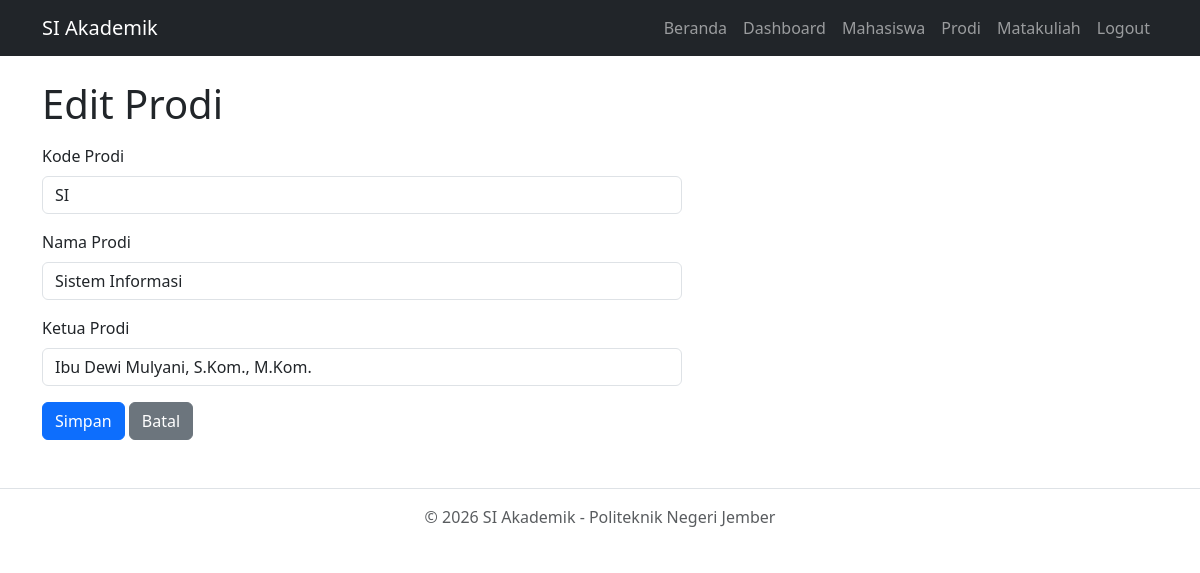
The app's page /prodi/edit/2 (signed in) with its own data.
### tables this page shows
CREATE TABLE IF NOT EXISTS prodi (
    id         INT AUTO_INCREMENT PRIMARY KEY,
    kode       VARCHAR(10)  NOT NULL,
    nama       VARCHAR(100) NOT NULL,
    ka_prodi   VARCHAR(100) DEFAULT NULL
);

### app/Core/Controller.php (called while the page is built, shortened)
<?php
class Controller
{
    protected function view(string $view, array $data = []): void
    {
        require __DIR__ . '/../Views/layouts/main.php';
    }
}

### app/Controllers/ProdiController.php (called while the page is built, shortened)
<?php
require_once __DIR__ . '/../Core/Controller.php';
require_once __DIR__ . '/../Services/ProdiService.php';
class ProdiController extends Controller
{
    private ProdiService $service;
    public function __construct(?ProdiService $service = null)
    {
        $this->service = $service ?? new ProdiService(Database::getInstance());
    }
    public function edit(int $id): void
    {
        $prodi = $this->service->find($id);
        $this->view('prodi/edit.php', ['prodi' => $prodi]);
    }
}

### public/index.php (called while the page is built, shortened)
<?php
$base_path = BASE_PATH;
$uri = parse_url($_SERVER['REQUEST_URI'], PHP_URL_PATH);
if (str_starts_with($uri, $base_path)) {
    $uri = substr($uri, strlen($base_path));
}
$uri = trim($uri, '/');
$routes = require __DIR__ . '/../routes/web.php';
require_once __DIR__ . '/../app/Core/Router.php';
$router = new Router($routes);
$router->dispatch($uri);

### config/database.php (called while the page is built)
<?php
return [
    'host'     => 'localhost',
    'port'     => 3306,
    'dbname'   => 'si_akademik_a15',
    'username' => 'root',
    'password' => '',
    'charset'  => 'utf8mb4',
];

### app/Core/Database.php (called while the page is built, shortened)
<?php
class Database
{
    private static ?Database $instance = null;
    private PDO $pdo;
    private function __construct()
    {
        $config = require __DIR__ . '/../../config/database.php';
        $dsn = "mysql:host={$config['host']};port={$config['port']};dbname={$config['dbname']};charset={$config['charset']}";
        $this->pdo = new PDO($dsn, $config['username'], $config['password'], [
            PDO::ATTR_ERRMODE            => PDO::ERRMODE_EXCEPTION,
            PDO::ATTR_DEFAULT_FETCH_MODE => PDO::FETCH_ASSOC,
        ]);
    }
    public static function getInstance(): Database
    {
        if (self::$instance === null) {
            self::$instance = new Database();
        }
        return self::$instance;
    }
    public function getConnection(): PDO
    {
        return $this->pdo;
    }
}

### app/Services/ProdiService.php (called while the page is built, shortened)
<?php
require_once __DIR__ . '/../Repositories/ProdiRepository.php';
class ProdiService
{
    private ProdiRepository $repository;
    public function __construct(Database $database)
    {
        $this->repository = new ProdiRepository($database);
    }
    public function find(int $id): ?array
    {
        return $this->repository->find($id);
    }
}

### app/Repositories/ProdiRepository.php (called while the page is built, shortened)
<?php
require_once __DIR__ . '/../Core/Database.php';
class ProdiRepository
{
    private Database $database;
    public function __construct(Database $database)
    {
        $this->database = $database;
    }
    private function pdo(): PDO
    {
        return $this->database->getConnection();
    }
    public function find(int $id): ?array
    {
        $stmt = $this->pdo()->prepare('SELECT * FROM prodi WHERE id = :id');
        $stmt->execute(['id' => $id]);
        $row = $stmt->fetch();
        return $row ?: null;
    }
}

### app/Views/prodi/edit.php (the view, shortened to what this page needs)
<h1>Edit Prodi</h1>
<form action="<?= BASE_PATH ?>/prodi/update/<?php echo $prodi['id']; ?>" method="POST" class="mt-3" style="max-width: 640px;">
    <div class="mb-3">
        <label for="kode" class="form-label">Kode Prodi</label>
        <input type="text" class="form-control" id="kode" name="kode" value="<?php echo htmlspecialchars($prodi['kode']); ?>" required>
    </div>
    <div class="mb-3">
        <label for="nama" class="form-label">Nama Prodi</label>
        <input type="text" class="form-control" id="nama" name="nama" value="<?php echo htmlspecialchars($prodi['nama']); ?>" required>
    </div>
    <div class="mb-3">
        <label for="ka_prodi" class="form-label">Ketua Prodi</label>
        <input type="text" class="form-control" id="ka_prodi" name="ka_prodi" value="<?php echo htmlspecialchars($prodi['ka_prodi'] ?? ''); ?>">
    </div>
    <button type="submit" class="btn btn-primary">Simpan</button>
    <a href="<?= BASE_PATH ?>/prodi" class="btn btn-secondary">Batal</a>
</form>

### app/Core/Router.php (shortened to what this page needs)
<?php
class Router
{
    private array $routes;
    public function __construct(array $routes)
    {
        $this->routes = $routes;
    }
    public function dispatch(string $uri): void
    {
        foreach ($this->routes as $route => $handler) {
            $pattern = preg_replace('#\{([a-zA-Z0-9_]+)\}#', '(?P<$1>[a-zA-Z0-9_]+)', trim($route, '/'));
            if (preg_match('#^' . $pattern . '$#', $uri, $m)) {
                [$controllerName, $method] = explode('@', $handler);
                $params = array_filter($m, function ($key) {
                    return !is_int($key);
                }, ARRAY_FILTER_USE_KEY);
                $controller = new $controllerName();
                $controller->$method(...array_values($params));
                return;
            }
        }
    }
}

### records on screen
prodi: kode "SI", nama "Sistem Informasi", ka_prodi "Ibu Dewi Mulyani, S.Kom., M.Kom."
